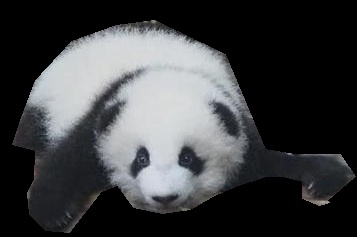
#> input picture IMG1.jpg, 357 x 237 px
$ python -i color.py   (imports and definitions only)
#> lines starting #> are read from the running program, lines starting #| are printed output that depends on the picture
#> further down, picture is the input picture: shape (237, 357, 3); mean B, G, R 64.8, 62.9, 61.8
import cv2 as cv
import numpy as np
from matplotlib import pyplot as plt


# [33 lines left out: functions create_rgb_hist, hist_compare, not called in this run]


def handle_img(img):
    img = cv.resize(img, (100, 100))
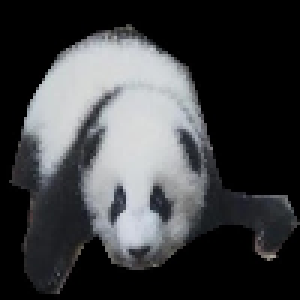
#> img: shape (100, 100, 3) (shown 3 times larger); mean of channels 0, 1, 2 64.7, 62.9, 61.7; drawn as B, G, R
    img = cv.cvtColor(img, cv.COLOR_BGR2HSV)
#> img: shape (100, 100, 3); mean H, S, V 52.5, 15.7, 64.8
    img[:, :, 2] = cv.equalizeHist(img[:, :, 2])
#> img: shape (100, 100, 3); mean H, S, V 52.5, 15.7, 67.6
    img = cv.cvtColor(img, cv.COLOR_HSV2BGR)
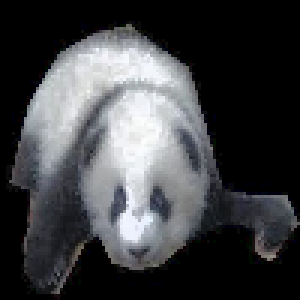
#> img: shape (100, 100, 3) (shown 3 times larger); mean B, G, R 67.3, 64.9, 63.7

    return img


# [23 lines left out: function ColorComparison, not called in this run]


# imgfile1 = cv.imread('kexuelou.jpg')
# imgfile2 = cv.imread('tushuguan.jpg')
#
# ColorComparison(imgfile1, imgfile2)

>>> import cv2
>>> picture = cv2.imread('IMG1.jpg')
>>> result = handle_img(picture)

$ run again, on IMG2.jpg
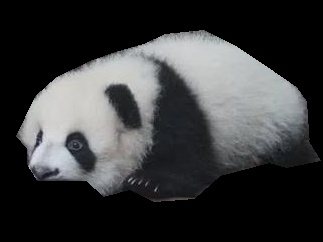
#> input picture IMG2.jpg, 323 x 242 px
#> picture is the input picture: shape (242, 323, 3); mean B, G, R 58.4, 57.5, 56.8
#> in handle_img, `img = cv.resize(img, (100, 100))`:
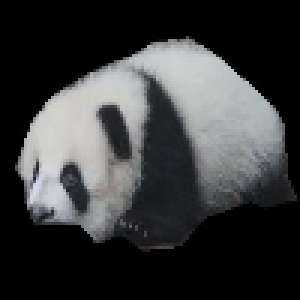
#> img: shape (100, 100, 3) (shown 3 times larger); mean of channels 0, 1, 2 58.4, 57.5, 56.8; drawn as B, G, R
#> in handle_img, `img = cv.cvtColor(img, cv.COLOR_HSV2BGR)`:
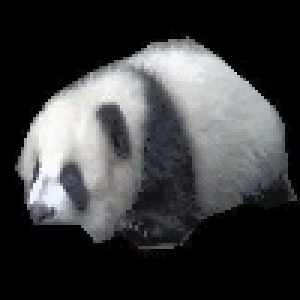
#> img: shape (100, 100, 3) (shown 3 times larger); mean B, G, R 62.5, 61.3, 60.4
